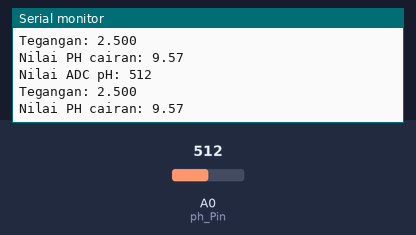
Bench run of a sketch on a simulated Arduino Uno, built with avr-gcc and run on an emulated ATmega328P. Parts: the last lines printed to the serial monitor. The test bench sets the inputs (shaded band); at power-on: A0 (ph_Pin) = 512.

Above: at 1.3 s.
1.4 s: A0 (ph_Pin) set to 584
At 1.83 s:
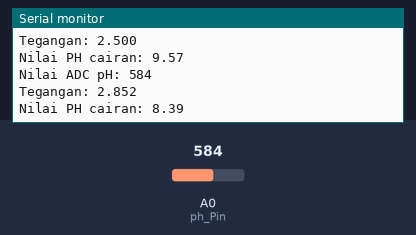
2.9 s: A0 (ph_Pin) set to 603
At 3.33 s:
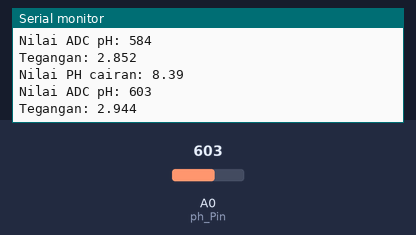
Timing chart, 0 to 5.9 s (numbered marks = the images above; inputs shaded):
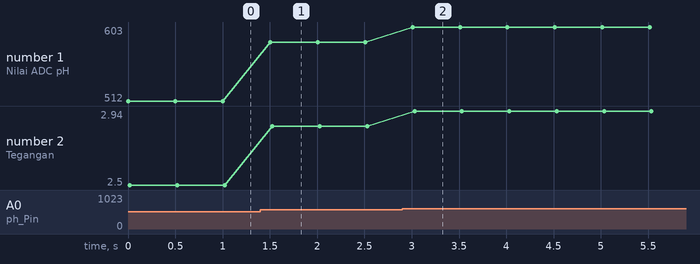

The sketch:

0.4_-_Sensor_PH.ino
```cpp
const int ph_Pin = A0;
float Po = 0;
float pH_step;
int nilai_analog_PH;
double TeganganPH;

// kalibrasi
float PH4 = 0.85;
float PH7 = 1.78;
float PH9 = 2.67;

void setup() {
  // put your setup code here, to run once:
  pinMode(ph_Pin, INPUT);
  Serial.begin(9600);
}

void loop() {
  // put your main code here, to run repeatedly:
  nilai_analog_PH = analogRead(ph_Pin);
  Serial.print("Nilai ADC pH: ");
  Serial.println(nilai_analog_PH);
  TeganganPH = 5 / 1024.0 * nilai_analog_PH;
  Serial.print("Tegangan: ");
  Serial.println(TeganganPH, 3);

  if(TeganganPH >= 0.65 && TeganganPH <= 0.95)
  {
    pH_step = (PH4 - PH7 ) / 3;
    Po = 7.00 + ((PH7 - TeganganPH) / pH_step);
    Serial.print("Nilai PH cairan: ");
    Serial.println(Po,2);
  }
  else if (TeganganPH >= 1.5 && TeganganPH <= 2.0)
  {
    pH_step = (PH4 - PH7 ) / 3;
    Po = 7.00 + ((PH7 - TeganganPH) / pH_step) - 0.4;
    Serial.print("Nilai PH cairan: ");
    Serial.println(Po,2);
  }
  else if (TeganganPH >= 2.5 && TeganganPH <= 2.9)
  {
    pH_step = (PH9 - PH7 ) / 3;
    Po = 7.00 + ((PH7 - TeganganPH) / pH_step) + 5;
    Serial.print("Nilai PH cairan: ");
    Serial.println(Po,2);
  }
  delay(500);

}
```

Measured:
- the behaviour switches between 593 and 594 on A0 (ph_Pin) (found by bisection; images 1 and 2)
- after the input at 1.4 s, the serial monitor: prints a new line after 0.11 s (image 1)
- after the input at 2.9 s, the serial monitor: prints a new line after 0.11 s (image 2)
- plotted number 1: 512 → 584 after the input at 1.4 s, 584 → 603 after the input at 2.9 s
- plotted number 2: 2.5 → 2.85 after the input at 1.4 s, 2.85 → 2.94 after the input at 2.9 s
